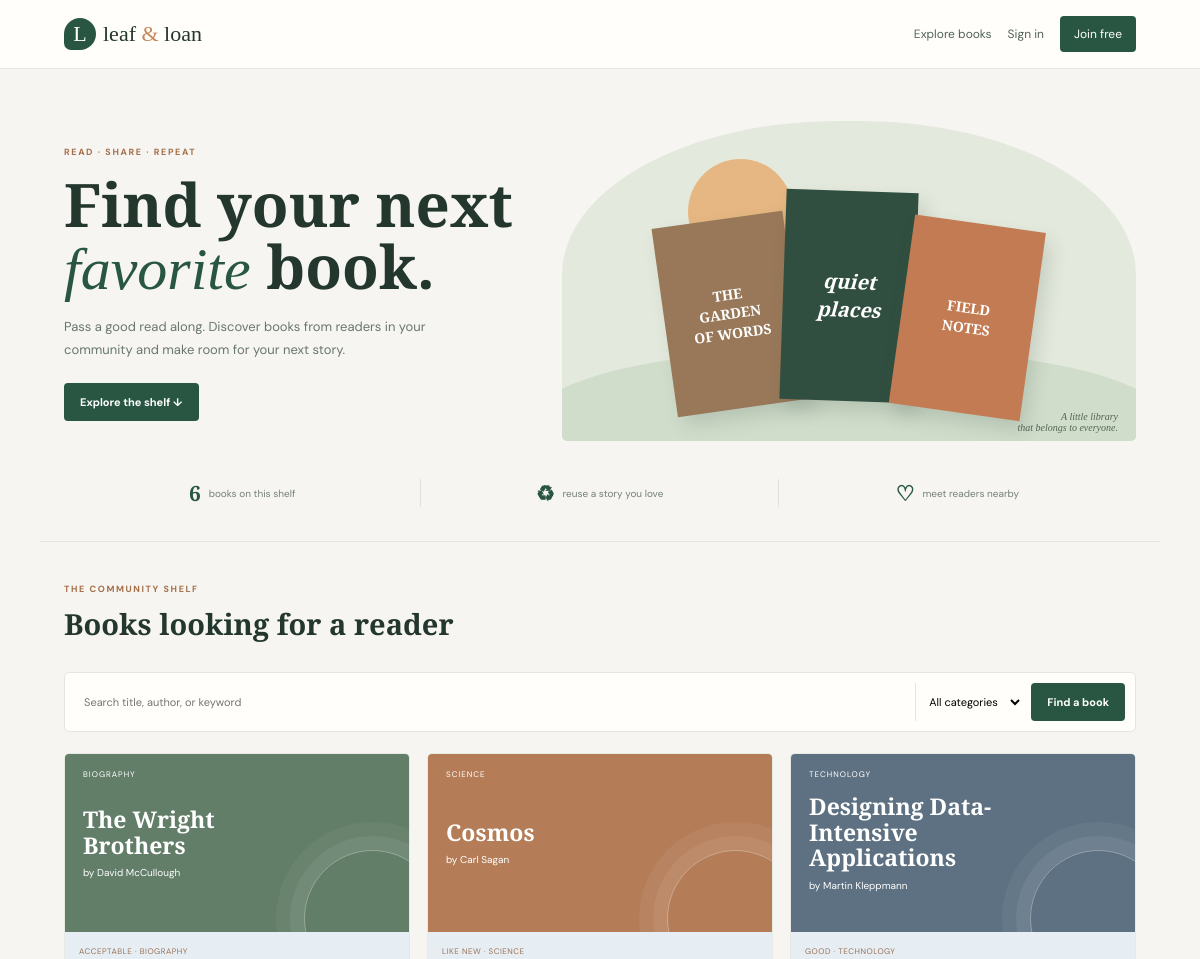
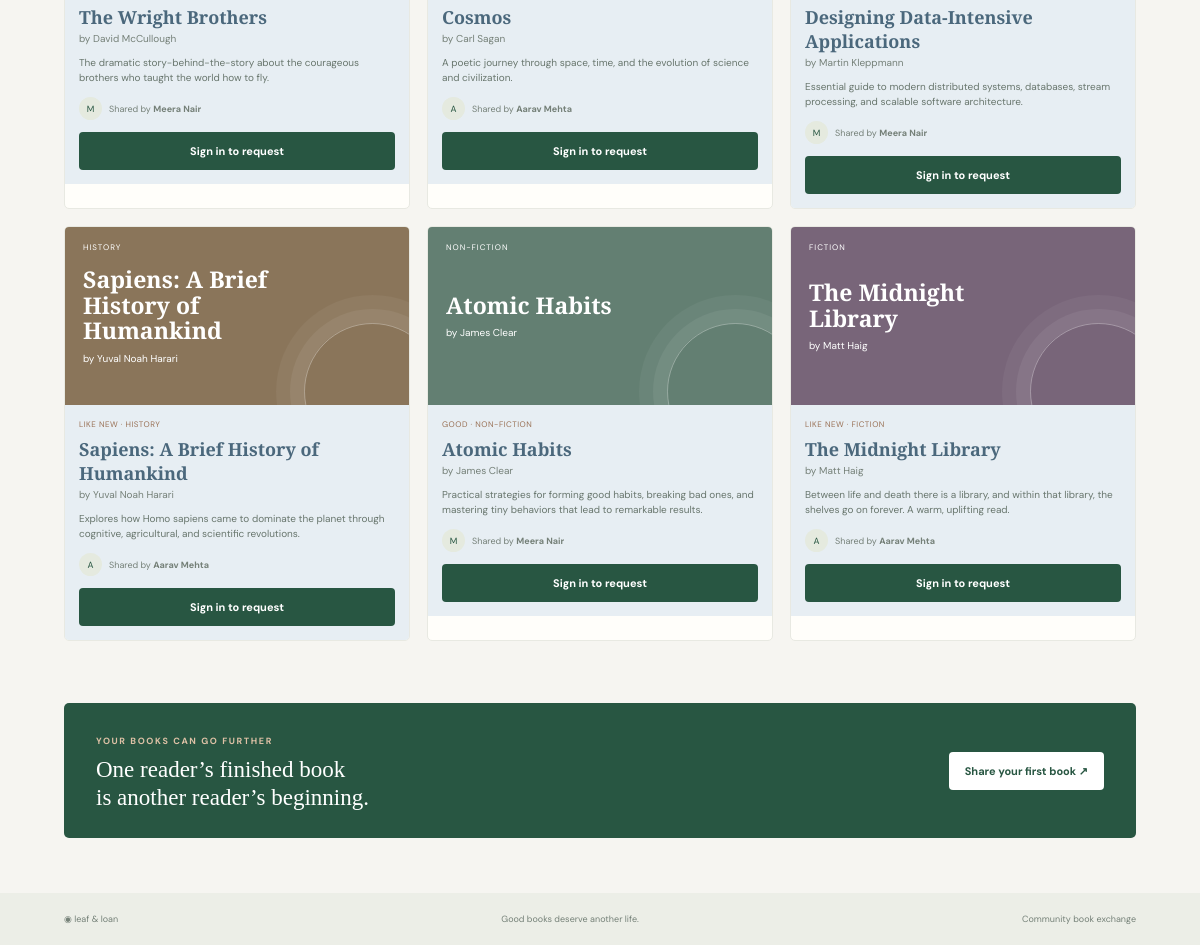
The page / on the database its author committed (2 pictures, top to bottom).
### tables this page shows
CREATE TABLE books (
                id INTEGER PRIMARY KEY AUTOINCREMENT,
                title TEXT NOT NULL,
                author TEXT NOT NULL,
                book_condition TEXT NOT NULL,
                owner_name TEXT NOT NULL,
                available INTEGER NOT NULL DEFAULT 1
            , owner_id INTEGER, category TEXT NOT NULL DEFAULT 'Other', description TEXT NOT NULL DEFAULT '', created_at TEXT NOT NULL DEFAULT '');

CREATE TABLE users(
            id INTEGER PRIMARY KEY AUTOINCREMENT, name TEXT NOT NULL,
            email TEXT NOT NULL UNIQUE COLLATE NOCASE, password_hash TEXT NOT NULL,
            created_at TEXT DEFAULT CURRENT_TIMESTAMP);

### app.py (the view)
@app.route("/")
def home():
    search = request.args.get("q", "").strip()
    category = request.args.get("category", "").strip()
    if category not in CATEGORIES:
        category = ""
    term = f"%{search}%"
    books = (
        get_db()
        .execute(
            """
            SELECT books.*, users.name AS account_owner
            FROM books
            LEFT JOIN users ON users.id = books.owner_id
            WHERE books.available = 1
              AND (? = '' OR books.title LIKE ? OR books.author LIKE ? OR books.description LIKE ?)
              AND (? = '' OR books.category = ?)
            ORDER BY books.id DESC
            """,
            (search, term, term, term, category, category),
        )
        .fetchall()
    )
    return render_template(
        "index.html",
        page_title="Explore books",
        mode="explore",
        books=books,
        search=search,
        selected_category=category,
    )

### app.py (called while the page is built, shortened)
def get_db():
    if "db" not in g:
        conn = sqlite3.connect(DB)
        conn.row_factory = sqlite3.Row
        conn.execute("PRAGMA foreign_keys = ON")
        conn.execute("PRAGMA journal_mode = WAL")
        g.db = conn
    return g.db

def current_user():
    user_id = session.get("user_id")
    if not user_id:
        return None

def csrf():
    if "csrf_token" not in session:
        session["csrf_token"] = secrets.token_urlsafe(32)
    return session["csrf_token"]

@app.context_processor
def inject_globals():
    return {
        "user": current_user(),
        "csrf": csrf(),
        "categories": CATEGORIES,
        "conditions": CONDITIONS,
    }

@app.before_request
def verify_forms():
    if request.method == "POST":
        sent = request.form.get("csrf_token", "")
        expected = session.get("csrf_token", "")
        if not sent or not expected or not secrets.compare_digest(sent, expected):
            abort(400, description="This form expired. Refresh the page and try again.")

### templates/index.html (shortened to what this page needs)
{% extends "base.html" %}
{% block content %}
{% if mode == 'explore' %}
    <section class="hero">
        <div>
            <span class="eyebrow">READ · SHARE · REPEAT</span>
            <h1>Find your next<br><em>favorite</em> book.</h1>
            <p>Pass a good read along. Discover books from readers in your community and make room for your next story.</p>
            <a class="btn dark" href="#discover">Explore the shelf ↓</a>
        </div>
        <div class="art">
            <span class="sun"></span>
            <div class="book b1">THE<br>GARDEN<br>OF WORDS</div>
            <div class="book b2">quiet<br>places</div>
            <div class="book b3">FIELD<br>NOTES</div>
            <span class="artnote">A little library<br>that belongs to everyone.</span>
        </div>
    </section>
    <div class="stats">
        <div><strong>{{ books|length }}</strong><span>books on this shelf</span></div>
        <div><strong>♻</strong><span>reuse a story you love</span></div>
        <div><strong>♡</strong><span>meet readers nearby</span></div>
    </div>
    <section class="section" id="discover">
        <div class="sectionhead">
            <div>
                <span class="eyebrow">THE COMMUNITY SHELF</span>
                <h2>Books looking for a reader</h2>
            </div>
        </div>
        <form class="search" method="get" action="{{ url_for('home') }}">
            <input name="q" value="{{ search }}" placeholder="Search title, author, or keyword">
            <select name="category">
                <option value="">All categories</option>
            </select>
            <button class="btn dark" type="submit">Find a book</button>
        </form>
        {% if books %}
            <div class="grid">
                {% for book in books %}
                    <article class="card">
                        <div class="cover cover-{{ loop.index0 % 6 }}">
                            <small>{{ book.category }}</small>
                            <strong>{{ book.title }}</strong>
                            <span>by {{ book.author }}</span>
                        </div>
                        <div class="info">
                            <div class="meta">{{ book.book_condition }} · {{ book.category }}</div>
                            <h3>{{ book.title }}</h3>
                            <p class="author">by {{ book.author }}</p>
                            <p class="desc">{{ book.description or "A community-listed book, ready for its next reader." }}</p>
                            <div class="owner">
                                <span class="avatar">{{ (book.account_owner or book.owner_name or "R")[0]|upper }}</span>
                                <span>Shared by <b>{{ book.account_owner or book.owner_name }}</b></span>
                            </div>
                            {% if user and user.id == book.owner_id %}
                                <a class="btn outline full" href="{{ url_for('edit_book', book_id=book.id) }}">Edit your listing</a>
                            {% elif user and not book.owner_id %}
                                <p class="muted">This older listing needs its owner to relist it with an account.</p>
                            {% elif user %}
                                <form method="post" action="{{ url_for('request_book', book_id=book.id) }}">
                                    <input type="hidden" name="csrf_token" value="{{ csrf }}">
                                    <input name="message" maxlength="240" placeholder="Add a note (optional)">
                                    <button class="btn dark full" type="submit">Request this book</button>
                                </form>
                            {% else %}
                                <a class="btn dark full" href="{{ url_for('login') }}">Sign in to request</a>
                            {% endif %}
                        </div>
                    </article>
                {% endfor %}
            </div>
        {% endif %}
    </section>
    <section class="banner">
        <div>
            <span class="eyebrow">YOUR BOOKS CAN GO FURTHER</span>
            <h2>One reader’s finished book<br>is another reader’s beginning.</h2>
        </div>
        <a class="btn" style="background:white;color:#285642" href="{{ url_for('book_form') if user else url_for('register') }}">Share your first book ↗</a>
    </section>
{% endif %}
{% endblock %}

### templates/base.html (shortened to what this page needs)
<!doctype html>
<html lang="en">
<head>
    <link rel="stylesheet" href="{{ url_for('static', filename='style.css') }}">
</head>
<body>
    <header>
        <div class="nav">
            <a class="brand" href="{{ url_for('home') }}">
                <span class="mark">L</span>leaf <em>&amp;</em> loan
            </a>
            <nav>
                <a href="{{ url_for('home') }}">Explore books</a>
                {% if user %}
                    <a href="{{ url_for('my_books') }}">My shelf</a>
                    <a href="{{ url_for('exchange_requests') }}">Requests</a>
                    <a class="cta" href="{{ url_for('book_form') }}">+ List a book</a>
                    <span>Hi, {{ user.name }}</span>
                    <form class="navform" method="post" action="{{ url_for('logout') }}">
                        <input type="hidden" name="csrf_token" value="{{ csrf }}">
                        <button class="navbutton" type="submit">Sign out</button>
                    </form>
                {% else %}
                    <a href="{{ url_for('login') }}">Sign in</a>
                    <a class="cta" href="{{ url_for('register') }}">Join free</a>
                {% endif %}
            </nav>
        </div>
    </header>
    <main>
        {% block content %}{% endblock %}
    </main>
    <footer>
        <div class="foot">
            <span>◉ leaf &amp; loan</span>
            <span>Good books deserve another life.</span>
            <span>Community book exchange</span>
        </div>
    </footer>
</body>
</html>

### rows shown on the page
books: category "BIOGRAPHY", title "The Wright Brothers", author "David McCullough", book_condition "ACCEPTABLE", description "The dramatic story-behind-the-story about the courageous brothers who taught the world how to fly.", name "Meera Nair"
users: name "M"
books: category "SCIENCE", title "Cosmos", author "Carl Sagan", book_condition "LIKE NEW", description "A poetic journey through space, time, and the evolution of science and civilization.", name "Aarav Mehta"
users: name "A"
books: category "TECHNOLOGY", title "Designing Data-Intensive Applications", author "Martin Kleppmann", book_condition "GOOD", description "Essential guide to modern distributed systems, databases, stream processing, and scalable software architecture.", name "Meera Nair"
books: category "HISTORY", title "Sapiens: A Brief History of Humankind", author "Yuval Noah Harari", book_condition "LIKE NEW", description "Explores how Homo sapiens came to dominate the planet through cognitive, agricultural, and scientific revolutions.", name "Aarav Mehta"
books: category "NON-FICTION", title "Atomic Habits", author "James Clear", book_condition "GOOD", description "Practical strategies for forming good habits, breaking bad ones, and mastering tiny behaviors that lead to remarkable results.", name "Meera Nair"
books: category "FICTION", title "The Midnight Library", author "Matt Haig", book_condition "LIKE NEW", description "Between life and death there is a library, and within that library, the shelves go on forever. A warm, uplifting read.", name "Aarav Mehta"

### other values the page prints
{{ books|length }} "6"
